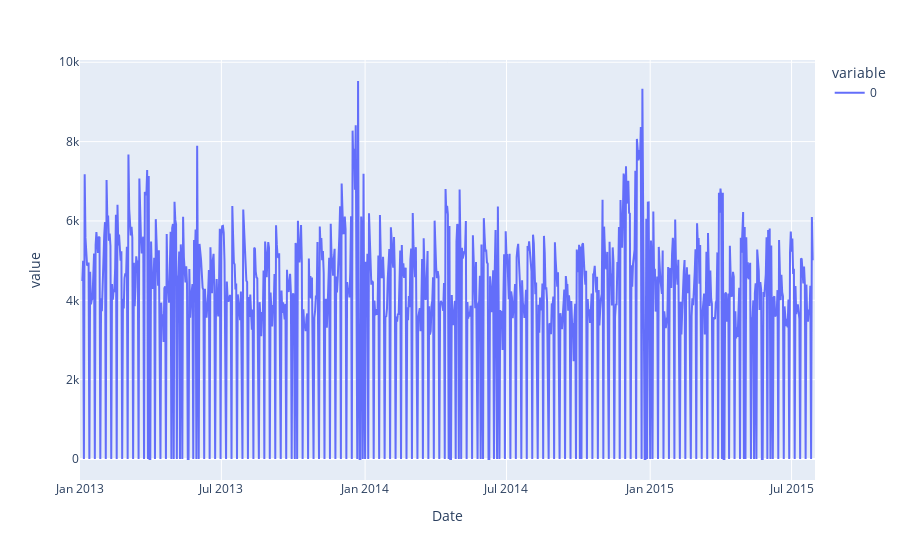

Notebook code for this chart:
### Code cell
fig = px.line(result.trend + result.seasonal + result.resid)
fig.show()

### Figure 1 — Plotly figure (JSON) as saved in the notebook; plotly's stock layout.template omitted (floating-point values rounded to 4 significant figures; data arrays with more than 128 entries replaced by an {"elided": "..."} marker saying what was removed)
{"data": [{"hovertemplate": "variable=0<br>Date=%{x}<br>value=%{y}<extra></extra>", "legendgroup": "0", "line": {"color": "#636efa", "dash": "solid"}, "marker": {"symbol": "circle"}, "mode": "lines", "name": "0", "orientation": "v", "showlegend": true, "type": "scatter", "x": {"elided": "942 str values"}, "xaxis": "x", "y": {"elided": "942 float values"}, "yaxis": "y"}], "layout": {"legend": {"title": {"text": "variable"}, "tracegroupgap": 0}, "margin": {"t": 60}, "xaxis": {"anchor": "y", "domain": [0, 1], "title": {"text": "Date"}}, "yaxis": {"anchor": "x", "domain": [0, 1], "title": {"text": "value"}}}}
